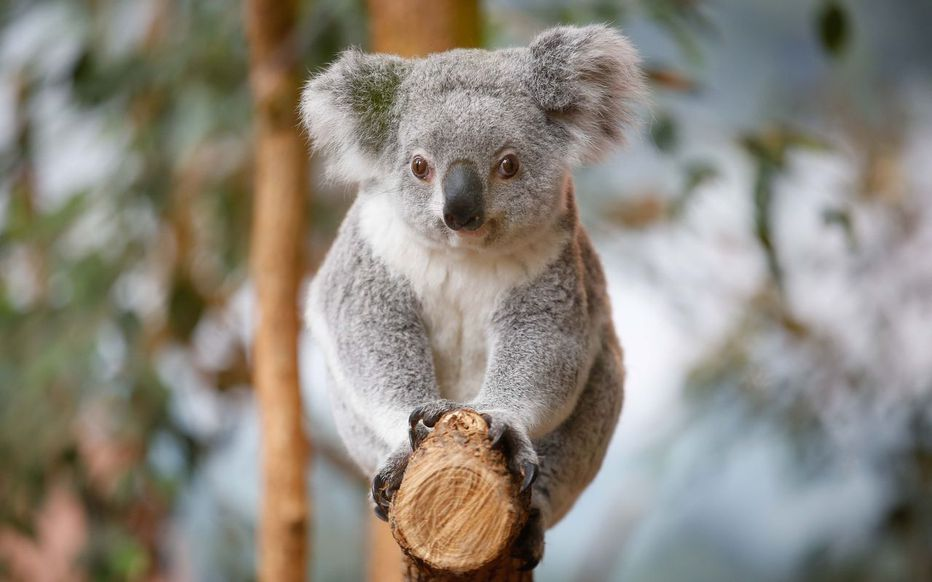
#> input picture day03/ex01/koala.jpg, 932 x 582 px
$ python main.py
#> lines starting #> are read from the running program, lines starting #| are printed output that depends on the picture
### day03/ex03/ImageProcessor.py
from PIL import Image
from numpy import asarray

class ImageProcessor:

	def load(path):
#> called with path = '../ex01/koala.jpg'
		try:
			image = Image.open(path)
#> image is the input picture: PIL image 932x582 RGB; mean R, G, B 141.3, 135.5, 125.4
			data = asarray(image)
			print("Loading image of dimensions %d x %d" %(data.shape[0], data.shape[1]))
#| Loading image of dimensions 582 x 932
			return data
		except FileNotFoundError:
			print("File not found")

	def display(data):
		image = Image.fromarray(data)
		image.show()

### day03/ex03/ColorFilter.py
import numpy as np

class ColorFilter:

	def invert(array):
		return 255 - array
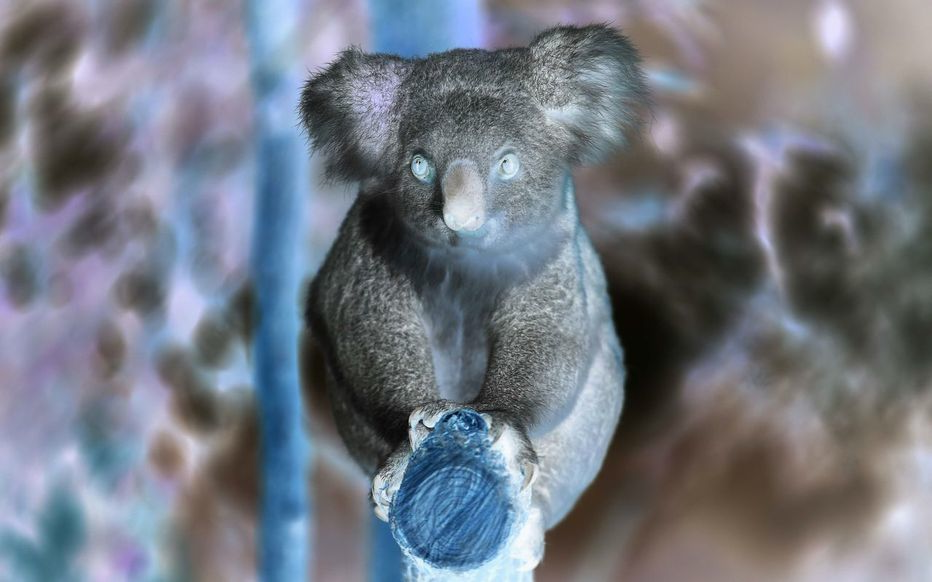
#> returned value: shape (582, 932, 3); mean of channels 0, 1, 2 113.7, 119.5, 129.6; drawn as R, G, B

	def to_color(array, color):
#> called with color = 2
		ret = array.copy()
		for line in ret:
			for col in line:
				i = 0
				while i < 3:
					if i != color:
						col[i] = 0
					i += 1
#> after the loop, col = [0, 0, 37]
		return ret

	def to_blue(array):
		return ColorFilter.to_color(array, 2)
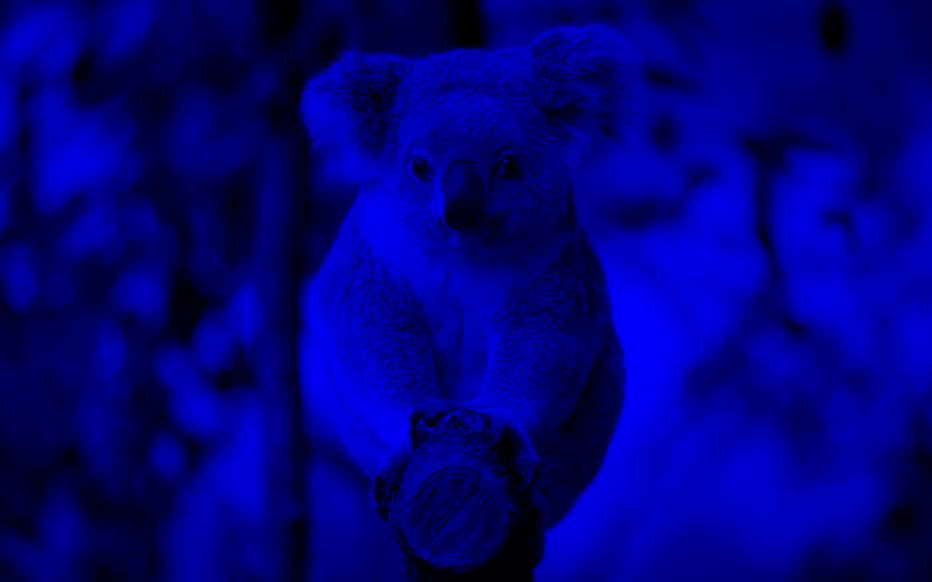
#> returned value: shape (582, 932, 3); mean R, G, B 0, 0, 125.4

	def to_green(array):
		return ColorFilter.to_color(array, 1)
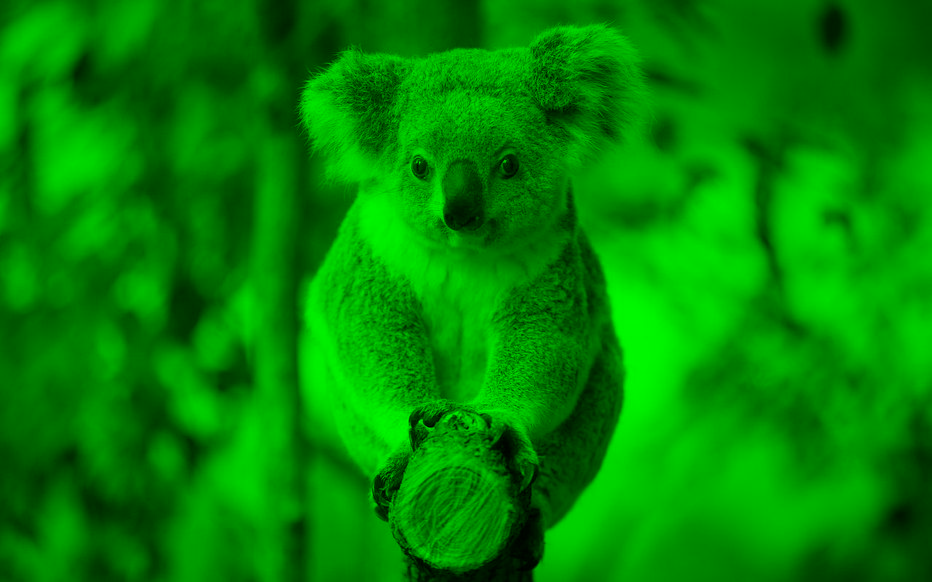
#> returned value: shape (582, 932, 3); mean R, G, B 0, 135.5, 0

	def to_red(array):
		return ColorFilter.to_color(array, 0)
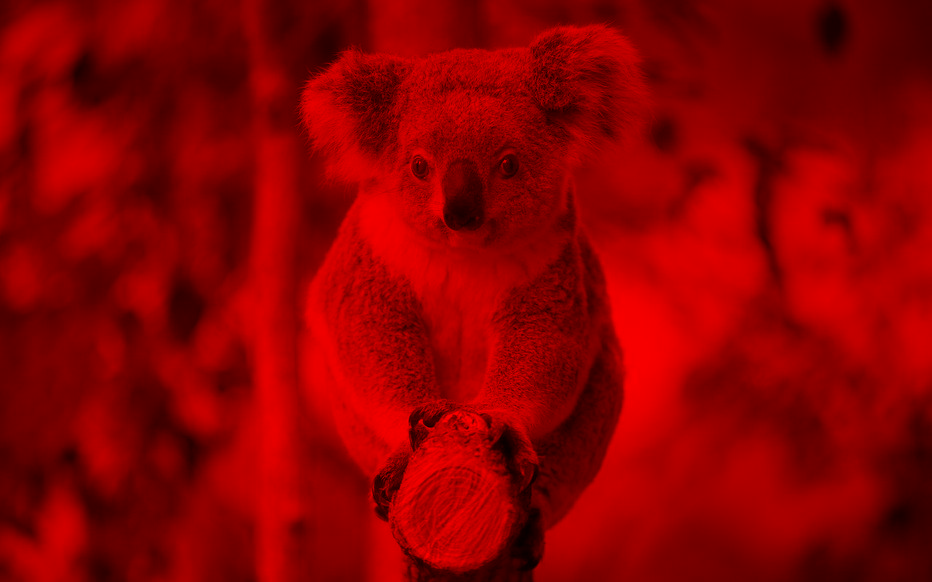
#> returned value: shape (582, 932, 3); mean R, G, B 141.3, 0, 0

	def to_grayscale(array, option='w'):
#> called with option = 'm'
		if option in ['mean', 'm']:
			ret = array.copy()
			ret.setflags(write=1)
			for line in ret:
				for pixel in line:
					pixel[::1] = np.sum(pixel[::1] / 3)
#> after the loop, pixel = [48, 48, 48]
			return ret
		elif option in ['w', 'weighted']:
			ret = array.copy()
			ret.setflags(write=1)
			coeff = [0.299, 0.587, 0.114]
			for line in ret:
				for pixel in line:
					pixel[::1] = np.dot(pixel[::1], [0.299, 0.587, 0.114])
			return ret

### day03/ex03/main.py
from ColorFilter import ColorFilter as cf
from ImageProcessor import ImageProcessor as ip
import numpy as np
from PIL import Image

#array1 = np.random.randint(10, size=(2, 2, 3))
array1 = ip.load(path='../ex01/koala.jpg')
ip.display(cf.invert(array1))

ip.display(cf.to_blue(array1))
ip.display(cf.to_green(array1))
ip.display(cf.to_red(array1))
ip.display(cf.to_grayscale(array1, 'm'))
#> in display (call 5), `image = Image.fromarray(data)`:
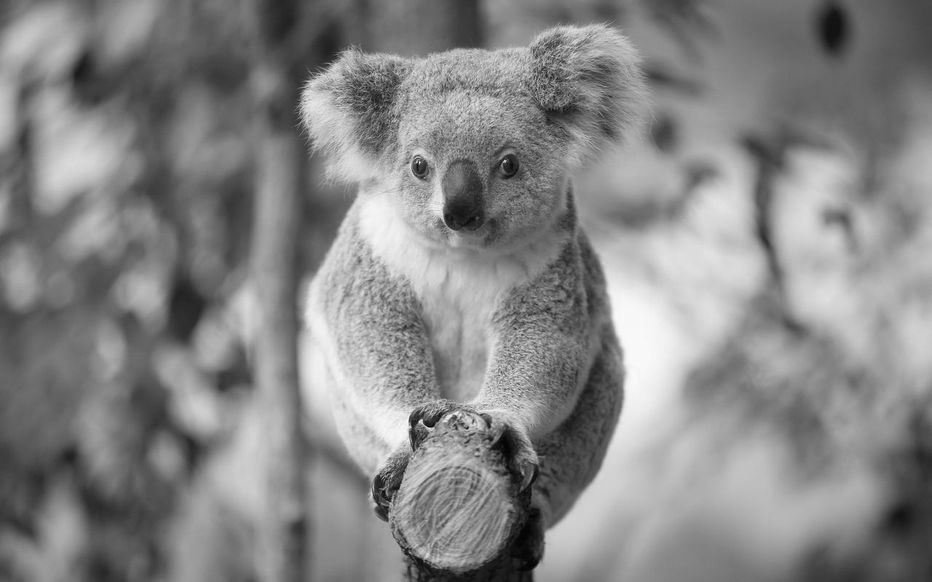
#> image: PIL image 932x582 RGB; min 2, max 253, mean 133.7
ip.display(cf.to_grayscale(array1, 'w'))
#> (the run stopped early here; a loop or call above may not have finished)
